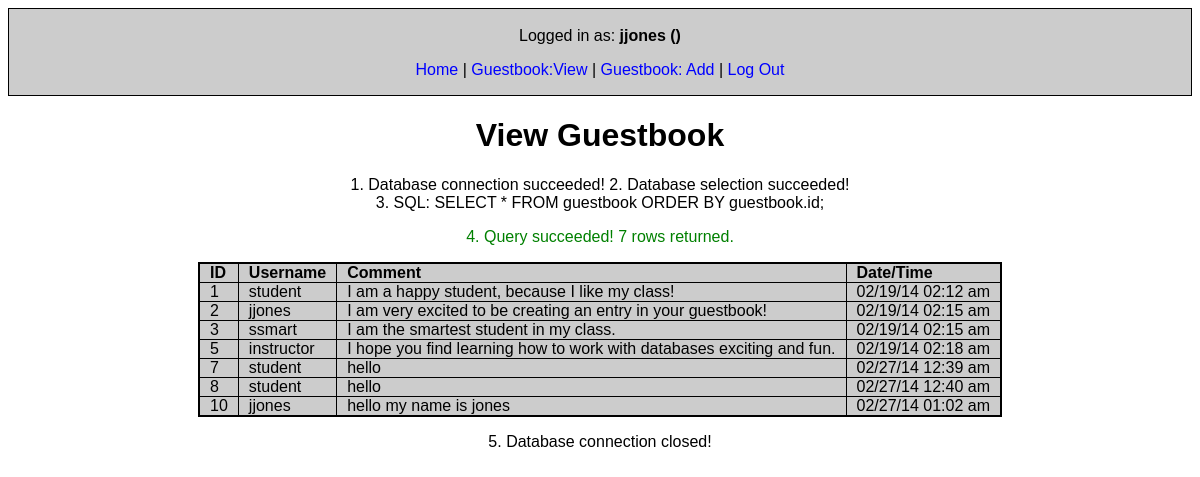
The page /guestbook_view.php (signed in) on the database its author committed.
### tables this page shows
CREATE TABLE IF NOT EXISTS `guestbook` (
  `id` int(4) NOT NULL AUTO_INCREMENT,
  `username` varchar(30) NOT NULL,
  `comment` longtext NOT NULL,
  `datetime` timestamp NOT NULL DEFAULT CURRENT_TIMESTAMP ON UPDATE CURRENT_TIMESTAMP,
  PRIMARY KEY (`id`)
);

### guestbook_view.php (the view, shortened to what this page needs)
<?php
include_once "includes/html_top.php";
$heading = "View Guestbook";
include_once "includes/html_header.php";
echo "<h1>" . $heading . "</h1>";
include_once "includes/connection.php";
$sql="SELECT *"
. " FROM guestbook"
. " ORDER BY guestbook.id;";
echo "<br>3. SQL: " . $sql . "<br>";
$result=mysql_query($sql);
if (!$result) {
     die("<p style='color:red;'>4. ERROR: Query failed: " . mysql_error() . "</p>");
}
else {
     echo "<p style='color:green;'>4. Query succeeded! " . mysql_num_rows($result) . " rows returned.";
}
echo "<table class='shade viewTable'>";
echo "<tr>";
echo "<th>ID</th><th>Username</th><th>Comment</th><th>Date/Time</th>";
echo "</tr>";
while($rows=mysql_fetch_array($result)){
	 $mydate = $rows['datetime'];
	 $rows['datetime'] = date('m/d/y h:i a', strtotime($mydate));
     echo "<tr>";
     echo "<td>" . $rows['id'] . "</td>";
     echo "<td>" . $rows['username'] . "</td>";
     echo "<td>" . $rows['comment'] . "</td>";
     echo "<td>" . $rows['datetime'] . "</td>";
     echo "</tr>";
}
echo "</table>";
include_once "includes/footer.php";
?>

### styles/home.css (style rules this page uses)
body { font: 100% Verdana, Arial, Helvetica, sans-serif; text-align: center; }
table { border: thin #000000 solid; margin-left: auto; margin-right: auto; }
td, th { text-align: left; padding: 0 10px 0 10px; }
th { font-weight: bold; }
.shade { background-color: #cccccc; border: solid thin #000; }

### styles/contact.css (style rules this page uses)
table { margin-left: auto; margin-right: auto; border-collapse: collapse; }
td, th { border: 1px solid #000; }
.shade { border: 1px solid black; border-collapse: collapse; text-align: center; background-color: #cccccc; margin-left: auto; margin-right: auto; }
.viewTable { border: 2px solid black; background-color: #cccccc; }

### rows shown on the page
guestbook: id "1", username "student", comment "I am a happy student, because I like my class!", datetime "02/19/14 02:12 am"
guestbook: id "2", username "jjones", comment "I am very excited to be creating an entry in your guestbook!", datetime "02/19/14 02:15 am"
guestbook: id "3", username "ssmart", comment "I am the smartest student in my class.", datetime "02/19/14 02:15 am"
guestbook: id "5", username "instructor", comment "I hope you find learning how to work with databases exciting and fun.", datetime "02/19/14 02:18 am"
guestbook: id "7", username "student", comment "hello", datetime "02/27/14 12:39 am"
guestbook: id "8", username "student", comment "hello", datetime "02/27/14 12:40 am"
guestbook: id "10", username "jjones", comment "hello my name is jones", datetime "02/27/14 01:02 am"

### other values the page prints
$_SESSION["username"] "jjones"
$link_1_text "Home"
$link_2_text "Guestbook:View"
$link_3_text "Guestbook: Add"
$link_5_text "Log Out"
$heading "View Guestbook"
$sql "SELECT * FROM guestbook ORDER BY guestbook.id;"
mysql_num_rows($result) "7"
